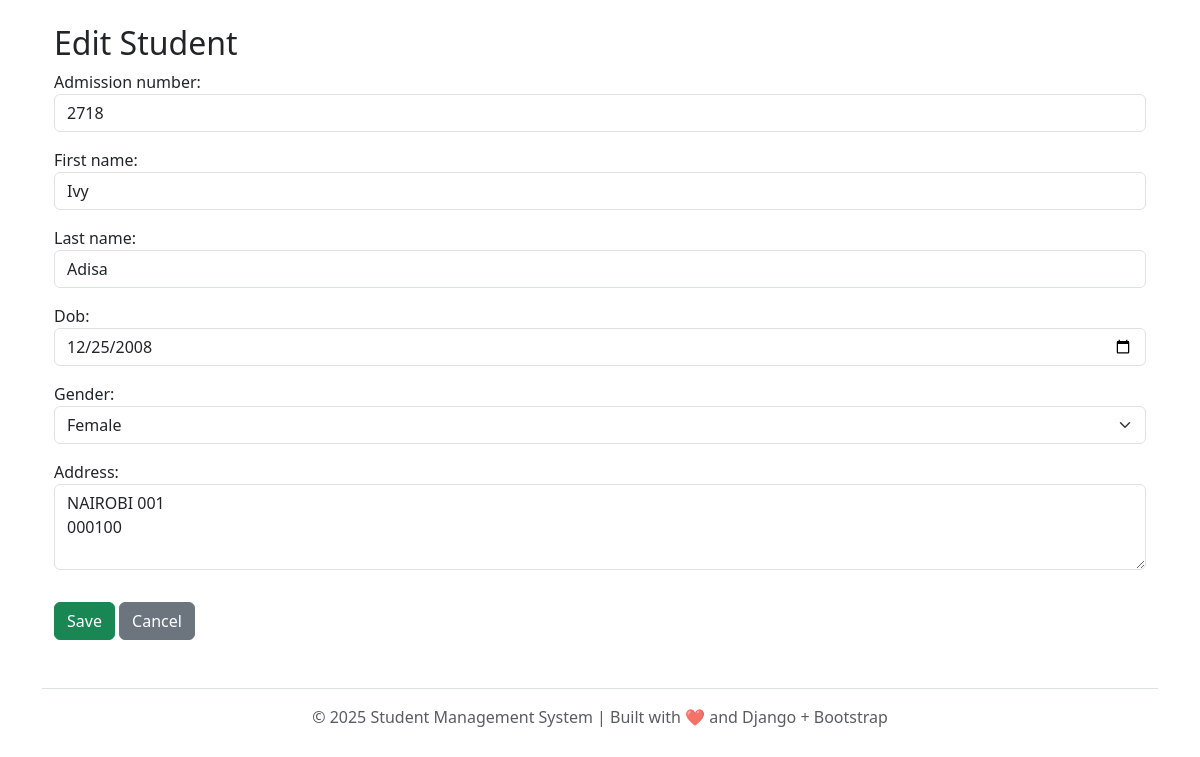
The app's page /student/students/1/edit/ (signed in) with its own data.
### student/models.py (models this page shows, shortened)
class Student(models.Model):
    GENDER_CHOICES = [
        ('M', 'Male'),
        ('F', 'Female'),
    ]
    admission_number = models.CharField( max_length = 20, unique= True)
    first_name = models.CharField(max_length= 100 )
    last_name = models.CharField(max_length= 100 )
    dob = models.DateField()
    gender = models.CharField(max_length=1, choices= GENDER_CHOICES )
    address = models.TextField(blank=True, null=True)
    created_at = models.DateTimeField(auto_now_add=True)

### student/views.py (the view)
# urls.py: path('students/<int:pk>/edit/', views.student_update, name='student_update'),
@login_required(login_url='login')
def student_update(request, pk):
    student = get_object_or_404(Student, pk=pk)
    if request.method == 'POST':
        form = StudentForm(request.POST, instance=student)
        if form.is_valid():
            form.save()
            messages.success(request, "Student updated successfully.")
            return redirect('student_list')
    else:
        form = StudentForm(instance=student)
    return render(request, 'student/student_form.html', {'form': form, 'title': 'Edit Student'})

### student/forms.py
class StudentForm(forms.ModelForm):
    class Meta:
        model = Student
        fields = ['admission_number', 'first_name', 'last_name', 'dob', 'gender', 'address']
        widgets = {
            'dob': forms.DateInput(attrs={'type': 'date', 'class': 'form-control'}),
            'gender': forms.Select(attrs={'class': 'form-select'}),
            'admission_number': forms.TextInput(attrs={'class': 'form-control'}),
            'first_name': forms.TextInput(attrs={'class': 'form-control'}),
            'last_name': forms.TextInput(attrs={'class': 'form-control'}),
            'address': forms.Textarea(attrs={'class': 'form-control', 'rows': 3}),
        }

### student/templates/student/student_form.html (shortened to what this page needs)
{% extends 'base.html' %}
{% block content %}
<div class="container mt-4">
  <h2>{{ title }}</h2>
  <form method="post">
    {{ form.as_p }}
    <button type="submit" class="btn btn-success mt-3">Save</button>
    <a href="{% url 'student_list' %}" class="btn btn-secondary mt-3">Cancel</a>
  </form>
</div>
{% endblock %}

### records on screen
Student: admission_number "2718", first_name "Ivy", last_name "Adisa", dob "12/25/2008", gender "Female", address "NAIROBI 001 000100"

### other values on screen
{{ title }} "Edit Student"
{{ year|default:2025 }} "2025"
